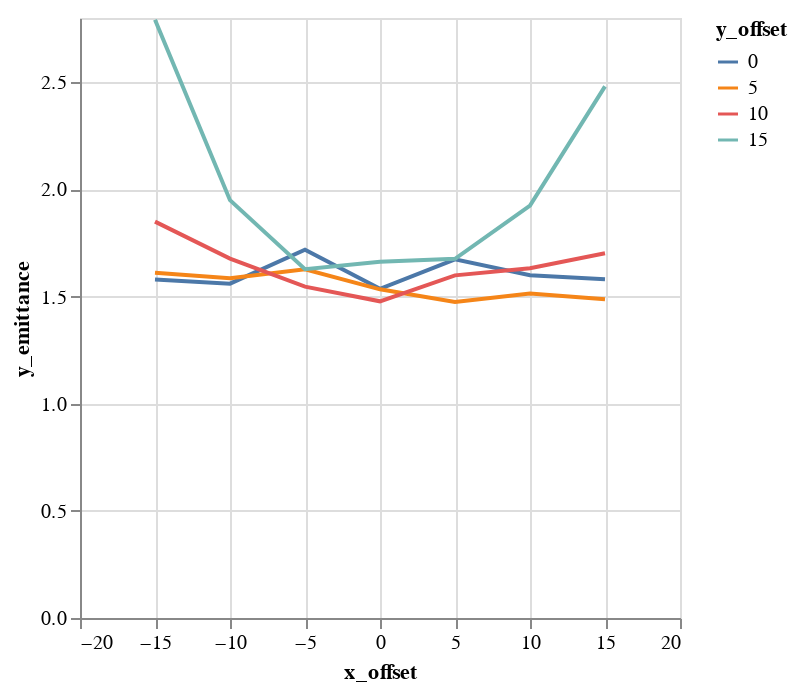

Notebook cell for this chart:
### Code cell
alt.Chart(emit_df).mark_line().encode(
    color='y_offset:N',
    x='x_offset',
    y='y_emittance',
)

### Figure 1 — Vega-Lite specification as saved in the notebook (floating-point values rounded to 4 significant figures)
{"$schema": "https://vega.github.io/schema/vega-lite/v1.2.1.json", "data": {"values": [{"losses": 0, "relbeta": 0.002308, "sourceID": 16777222, "sourceName": "x_-15_y_0", "x_emittance": 1.798, "x_emittance_rel": 1.109, "x_norm_emittance": 0.004151, "x_offset": -15, "y_emittance": 1.58, "y_emittance_rel": 1.005, "y_norm_emittance": 0.003648, "y_offset": 0}, {"losses": 0, "relbeta": 0.002308, "sourceID": 16777229, "sourceName": "x_-15_y_5", "x_emittance": 1.786, "x_emittance_rel": 1.121, "x_norm_emittance": 0.004123, "x_offset": -15, "y_emittance": 1.611, "y_emittance_rel": 1.011, "y_norm_emittance": 0.00372, "y_offset": 5}, {"losses": 0, "relbeta": 0.002308, "sourceID": 16777236, "sourceName": "x_-15_y_10", "x_emittance": 2.021, "x_emittance_rel": 1.25, "x_norm_emittance": 0.004666, "x_offset": -15, "y_emittance": 1.85, "y_emittance_rel": 1.158, "y_norm_emittance": 0.00427, "y_offset": 10}, {"losses": 0, "relbeta": 0.002308, "sourceID": 16777243, "sourceName": "x_-15_y_15", "x_emittance": 2.471, "x_emittance_rel": 1.479, "x_norm_emittance": 0.005705, "x_offset": -15, "y_emittance": 2.792, "y_emittance_rel": 1.68, "y_norm_emittance": 0.006445, "y_offset": 15}, {"losses": 0, "relbeta": 0.002308, "sourceID": 16777220, "sourceName": "x_-10_y_0", "x_emittance": 1.593, "x_emittance_rel": 1.001, "x_norm_emittance": 0.003677, "x_offset": -10, "y_emittance": 1.56, "y_emittance_rel": 1.005, "y_norm_emittance": 0.003602, "y_offset": 0}, {"losses": 0, "relbeta": 0.002308, "sourceID": 16777227, "sourceName": "x_-10_y_5", "x_emittance": 1.616, "x_emittance_rel": 1.002, "x_norm_emittance": 0.00373, "x_offset": -10, "y_emittance": 1.585, "y_emittance_rel": 1.003, "y_norm_emittance": 0.003659, "y_offset": 5}, {"losses": 0, "relbeta": 0.002308, "sourceID": 16777234, "sourceName": "x_-10_y_10", "x_emittance": 1.512, "x_emittance_rel": 1.017, "x_norm_emittance": 0.003491, "x_offset": -10, "y_emittance": 1.677, "y_emittance_rel": 1.007, "y_norm_emittance": 0.003872, "y_offset": 10}, {"losses": 0, "relbeta": 0.002308, "sourceID": 16777241, "sourceName": "x_-10_y_15", "x_emittance": 1.759, "x_emittance_rel": 1.213, "x_norm_emittance": 0.004061, "x_offset": -10, "y_emittance": 1.95, "y_emittance_rel": 1.193, "y_norm_emittance": 0.004501, "y_offset": 15}, {"losses": 0, "relbeta": 0.002309, "sourceID": 16777218, "sourceName": "x_-5_y_0", "x_emittance": 1.678, "x_emittance_rel": 1.001, "x_norm_emittance": 0.003873, "x_offset": -5, "y_emittance": 1.719, "y_emittance_rel": 1.001, "y_norm_emittance": 0.003968, "y_offset": 0}, {"losses": 0, "relbeta": 0.002309, "sourceID": 16777225, "sourceName": "x_-5_y_5", "x_emittance": 1.524, "x_emittance_rel": 1.0, "x_norm_emittance": 0.003518, "x_offset": -5, "y_emittance": 1.628, "y_emittance_rel": 1.001, "y_norm_emittance": 0.003758, "y_offset": 5}, {"losses": 0, "relbeta": 0.002309, "sourceID": 16777232, "sourceName": "x_-5_y_10", "x_emittance": 1.514, "x_emittance_rel": 1.002, "x_norm_emittance": 0.003495, "x_offset": -5, "y_emittance": 1.546, "y_emittance_rel": 1.001, "y_norm_emittance": 0.003569, "y_offset": 10}, {"losses": 0, "relbeta": 0.002309, "sourceID": 16777239, "sourceName": "x_-5_y_15", "x_emittance": 1.797, "x_emittance_rel": 1.062, "x_norm_emittance": 0.004148, "x_offset": -5, "y_emittance": 1.628, "y_emittance_rel": 1.082, "y_norm_emittance": 0.003759, "y_offset": 15}, {"losses": 0, "relbeta": 0.002309, "sourceID": 16777216, "sourceName": "x_0_y_0", "x_emittance": 1.543, "x_emittance_rel": 1.002, "x_norm_emittance": 0.003562, "x_offset": 0, "y_emittance": 1.536, "y_emittance_rel": 0.9998, "y_norm_emittance": 0.003547, "y_offset": 0}, {"losses": 0, "relbeta": 0.002309, "sourceID": 16777223, "sourceName": "x_0_y_5", "x_emittance": 1.542, "x_emittance_rel": 1.001, "x_norm_emittance": 0.00356, "x_offset": 0, "y_emittance": 1.534, "y_emittance_rel": 0.9992, "y_norm_emittance": 0.003541, "y_offset": 5}, {"losses": 0, "relbeta": 0.002309, "sourceID": 16777230, "sourceName": "x_0_y_10", "x_emittance": 1.421, "x_emittance_rel": 1.013, "x_norm_emittance": 0.003282, "x_offset": 0, "y_emittance": 1.478, "y_emittance_rel": 1.002, "y_norm_emittance": 0.003412, "y_offset": 10}, {"losses": 0, "relbeta": 0.002309, "sourceID": 16777237, "sourceName": "x_0_y_15", "x_emittance": 1.857, "x_emittance_rel": 1.05, "x_norm_emittance": 0.004286, "x_offset": 0, "y_emittance": 1.663, "y_emittance_rel": 1.031, "y_norm_emittance": 0.003838, "y_offset": 15}, {"losses": 0, "relbeta": 0.002309, "sourceID": 16777217, "sourceName": "x_5_y_0", "x_emittance": 1.558, "x_emittance_rel": 1.005, "x_norm_emittance": 0.003597, "x_offset": 5, "y_emittance": 1.674, "y_emittance_rel": 0.9997, "y_norm_emittance": 0.003864, "y_offset": 0}, {"losses": 0, "relbeta": 0.002309, "sourceID": 16777224, "sourceName": "x_5_y_5", "x_emittance": 1.612, "x_emittance_rel": 1.006, "x_norm_emittance": 0.003722, "x_offset": 5, "y_emittance": 1.475, "y_emittance_rel": 1.001, "y_norm_emittance": 0.003405, "y_offset": 5}, {"losses": 0, "relbeta": 0.002309, "sourceID": 16777231, "sourceName": "x_5_y_10", "x_emittance": 1.486, "x_emittance_rel": 1.016, "x_norm_emittance": 0.003431, "x_offset": 5, "y_emittance": 1.599, "y_emittance_rel": 1.003, "y_norm_emittance": 0.003691, "y_offset": 10}, {"losses": 0, "relbeta": 0.002309, "sourceID": 16777238, "sourceName": "x_5_y_15", "x_emittance": 1.737, "x_emittance_rel": 1.087, "x_norm_emittance": 0.004011, "x_offset": 5, "y_emittance": 1.676, "y_emittance_rel": 1.065, "y_norm_emittance": 0.00387, "y_offset": 15}, {"losses": 0, "relbeta": 0.002309, "sourceID": 16777219, "sourceName": "x_10_y_0", "x_emittance": 1.581, "x_emittance_rel": 1.04, "x_norm_emittance": 0.003649, "x_offset": 10, "y_emittance": 1.6, "y_emittance_rel": 1.0, "y_norm_emittance": 0.003693, "y_offset": 0}, {"losses": 0, "relbeta": 0.002309, "sourceID": 16777226, "sourceName": "x_10_y_5", "x_emittance": 1.483, "x_emittance_rel": 1.025, "x_norm_emittance": 0.003425, "x_offset": 10, "y_emittance": 1.514, "y_emittance_rel": 1.005, "y_norm_emittance": 0.003496, "y_offset": 5}, {"losses": 0, "relbeta": 0.002309, "sourceID": 16777233, "sourceName": "x_10_y_10", "x_emittance": 1.783, "x_emittance_rel": 1.023, "x_norm_emittance": 0.004116, "x_offset": 10, "y_emittance": 1.632, "y_emittance_rel": 1.012, "y_norm_emittance": 0.003768, "y_offset": 10}, {"losses": 0, "relbeta": 0.002309, "sourceID": 16777240, "sourceName": "x_10_y_15", "x_emittance": 1.906, "x_emittance_rel": 1.212, "x_norm_emittance": 0.0044, "x_offset": 10, "y_emittance": 1.924, "y_emittance_rel": 1.273, "y_norm_emittance": 0.004443, "y_offset": 15}, {"losses": 0, "relbeta": 0.002309, "sourceID": 16777221, "sourceName": "x_15_y_0", "x_emittance": 2.053, "x_emittance_rel": 1.37, "x_norm_emittance": 0.004739, "x_offset": 15, "y_emittance": 1.58, "y_emittance_rel": 1.001, "y_norm_emittance": 0.003649, "y_offset": 0}, {"losses": 1, "relbeta": 0.002309, "sourceID": 16777228, "sourceName": "x_15_y_5", "x_emittance": 2.004, "x_emittance_rel": 1.275, "x_norm_emittance": 0.004627, "x_offset": 15, "y_emittance": 1.487, "y_emittance_rel": 1.001, "y_norm_emittance": 0.003434, "y_offset": 5}, {"losses": 0, "relbeta": 0.002309, "sourceID": 16777235, "sourceName": "x_15_y_10", "x_emittance": 1.916, "x_emittance_rel": 1.18, "x_norm_emittance": 0.004422, "x_offset": 15, "y_emittance": 1.702, "y_emittance_rel": 1.053, "y_norm_emittance": 0.003929, "y_offset": 10}, {"losses": 0, "relbeta": 0.002309, "sourceID": 16777242, "sourceName": "x_15_y_15", "x_emittance": 2.159, "x_emittance_rel": 1.425, "x_norm_emittance": 0.004985, "x_offset": 15, "y_emittance": 2.481, "y_emittance_rel": 1.563, "y_norm_emittance": 0.005728, "y_offset": 15}]}, "encoding": {"color": {"field": "y_offset", "type": "nominal"}, "x": {"field": "x_offset", "type": "quantitative"}, "y": {"field": "y_emittance", "type": "quantitative"}}, "mark": "line"}
